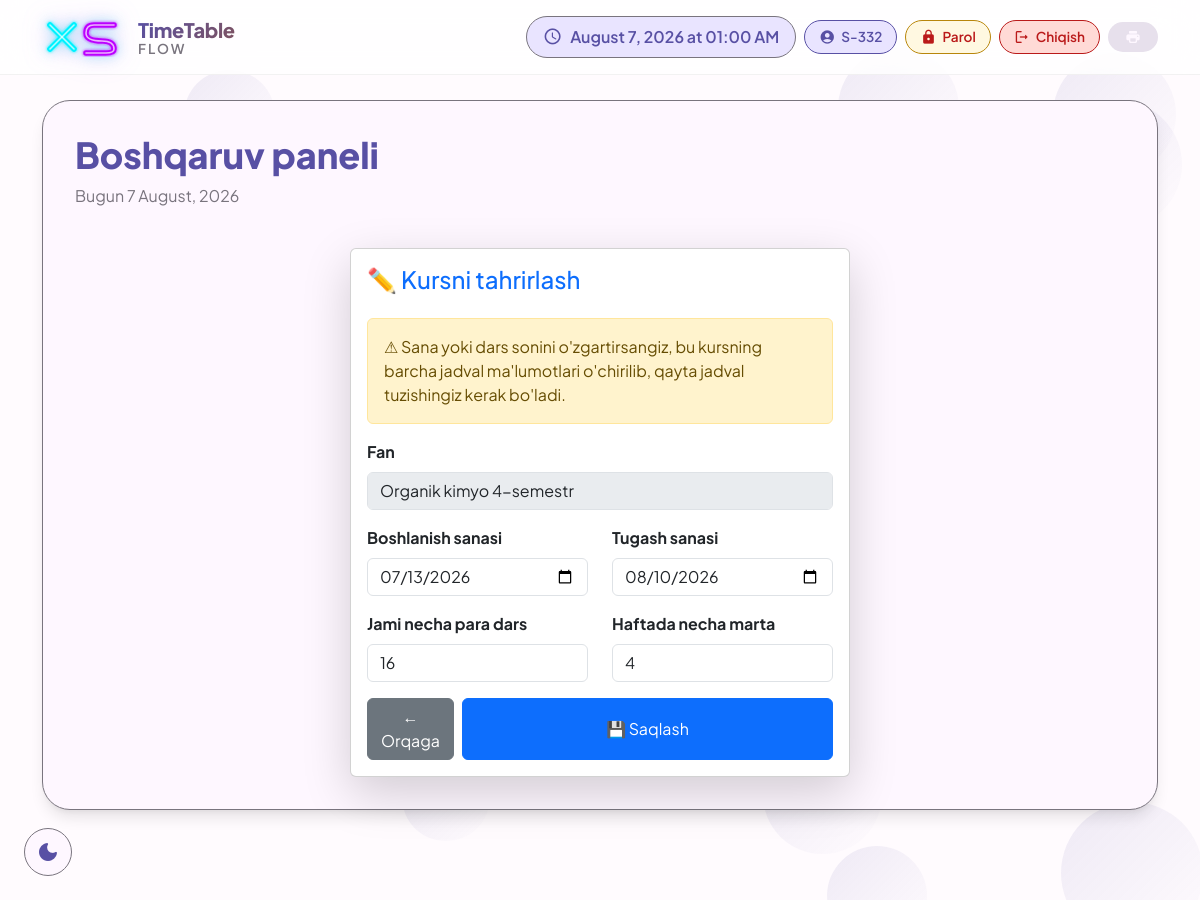
Page /raspisaniya/course/136/update/ (signed in) on the committed database.
### raspisaniya/models.py (models this page shows, shortened)
class Course(models.Model):
    subject = models.ForeignKey(Subject, on_delete=models.CASCADE)
    start_date = models.DateField()
    end_date = models.DateField()
    total_lessons = models.PositiveIntegerField()
    lessons_per_week = models.PositiveIntegerField()
    lesson_duration = models.PositiveIntegerField(default=80)
    include_saturday = models.BooleanField(default=False)

class Subject(models.Model):
    name = models.CharField(max_length=100, unique=True)
    def __str__(self):
        return self.name

### raspisaniya/views.py (the view, shortened to what this page needs)
# urls.py: path('course/<int:pk>/update/', views.course_update, name='course_update'),
@login_required
def course_update(request, pk):
    course = get_object_or_404(Course, pk=pk)
    return render(request, "raspisaniya/course_update.html", {"course": course})

### templates/raspisaniya/course_update.html (shortened to what this page needs)
{% extends 'raspisaniya/base.html' %}
{% block content %}
<div class="container mt-4">
<div class="card shadow-lg" style="max-width:500px; margin:auto;">
<div class="card-body">
    <h4 class="mb-4 text-primary">✏️ Kursni tahrirlash</h4>
    <div class="alert alert-warning">
        ⚠ Sana yoki dars sonini o'zgartirsangiz, bu kursning barcha jadval ma'lumotlari
        o'chirilib, qayta jadval tuzishingiz kerak bo'ladi.
    </div>
    <form method="post">
        <div class="mb-3">
            <label class="form-label fw-bold">Fan</label>
            <input type="text" class="form-control" value="{{ course.subject }}" disabled>
        </div>
        <div class="row mb-3">
            <div class="col-md-6">
                <label class="form-label fw-bold">Boshlanish sanasi</label>
                <input type="date" name="start_date" class="form-control"
                       value="{{ course.start_date|date:'Y-m-d' }}" required>
            </div>
            <div class="col-md-6">
                <label class="form-label fw-bold">Tugash sanasi</label>
                <input type="date" name="end_date" class="form-control"
                       value="{{ course.end_date|date:'Y-m-d' }}" required>
            </div>
        </div>
        <div class="row mb-3">
            <div class="col-md-6">
                <label class="form-label fw-bold">Jami necha para dars</label>
                <input type="number" name="total_lessons" class="form-control"
                       value="{{ course.total_lessons }}" min="1" required>
            </div>
            <div class="col-md-6">
                <label class="form-label fw-bold">Haftada necha marta</label>
                <input type="number" name="lessons_per_week" class="form-control"
                       value="{{ course.lessons_per_week }}" min="1" max="6" required>
            </div>
        </div>
        <div class="d-flex gap-2">
            <a href="{% url 'lesson_list' %}" class="btn btn-secondary">← Orqaga</a>
            <button type="submit" class="btn btn-primary w-100">💾 Saqlash</button>
        </div>
    </form>
</div>
</div>
</div>
{% endblock %}

### templates/raspisaniya/base.html (shortened to what this page needs)
{% load static %}
<!DOCTYPE html>
<html lang="uz">
<head>
    <link href="https://cdn.jsdelivr.net/npm/bootstrap@5.3.2/dist/css/bootstrap.min.css" rel="stylesheet">
</head>
<body>
    <div class="bubbles" id="bubbles"></div>
    <div class="app-bar" id="appBar">
        <div class="container">
            <div class="d-flex justify-content-between align-items-center">
                <div class="d-flex align-items-center gap-3">
                    <a href="{% url 'reset_database' %}" class="xs-main-logo" title="Reset Database" style="text-decoration: none; display: inline-block;">
                    </a>
                    <a href="{% url 'lesson_list' %}" class="text-decoration-none">
                        <div style="line-height:1.15;">
                            <div style="font-size:1.25rem;font-weight:800;background:linear-gradient(135deg,var(--md-primary),var(--md-tertiary));-webkit-background-clip:text;-webkit-text-fill-color:transparent;letter-spacing:-0.3px;">TimeTable</div>
                            <div style="font-size:0.85rem;font-weight:600;color:var(--md-outline);letter-spacing:2px;text-transform:uppercase;">Flow</div>
                        </div>
                    </a>
                </div>
                <div class="d-flex gap-2 align-items-center flex-wrap">
                    <div class="current-time">
                        <span class="material-icons-round">schedule</span>
                        <span id="timeDisplay">--:--</span>
                    </div>
                    {% if user.is_authenticated %}
                    <div class="user-chip">
                        <span class="material-icons-round">
                        </span>
                        {{ user.get_full_name|default:user.username }}
                    </div>
                    <a href="{% url 'change_password' %}" class="logout-chip" style="background:#fff8e1; color:#b8860b; border-color:#b8860b;">
                        <span class="material-icons-round">lock</span>Parol
                    </a>
                    <a href="{% url 'logout' %}" class="logout-chip">
                        <span class="material-icons-round">logout</span>Chiqish
                    </a>
                    {% endif %}
                    <button class="md-chip" onclick="window.print()">
                        <span class="material-icons-round">print</span>
                    </button>
                </div>
            </div>
        </div>
    </div>
    <button class="theme-toggle" id="themeToggle">
    </button>
    <div class="container">
        <div class="md-surface">
            <div class="d-flex justify-content-between align-items-center mb-4">
                <div>
                    <h1 class="display-small d-inline-flex align-items-center gap-2">
                        {% block page_title %}Boshqaruv paneli{% endblock %}
                    </h1>
                    <p class="body-large">{% block page_subtitle %}Bugun {% now "j F, Y" %}{% endblock %}</p>
                </div>
            </div>
            {% block content %}{% endblock %}
        </div>
    </div>
</body>
</html>

### templates/raspisaniya/base.html (style rules this page uses)
* { margin: 0; padding: 0; box-sizing: border-box; }
:root { --md-primary: #5850a4; --md-primary-container: #e9e4ff; --md-secondary: #625b71; --md-secondary-container: #e8def8; --md-tertiary: #7d5260; --md-tertiary-container: #ffd8e4; --md-surface: #fef7ff; --md-surface-variant: #e7e0ec; --md-background: #fffbfe; --md-error: #ba1a1a; --md-error-container: #ffdad6; --md-outline: #79747e; --md-shadow: 0 4px 6px -2px rgba(0,0,0,0.05), 0 10px 15px -3px rgba(0,0,0,0.1); }
body { font-family: 'Plus Jakarta Sans', sans-serif; background: var(--md-background); color: var(--md-surface); transition: all 0.3s ease; min-height: 100vh; position: relative; }
.bubbles { position: fixed; width: 100%; height: 100%; z-index: -1; overflow: hidden; top: 0; left: 0; }
.app-bar { background: rgba(255,255,255,0.8); backdrop-filter: blur(20px); -webkit-backdrop-filter: blur(20px); border-bottom: 1px solid rgba(0,0,0,0.05); padding: 1rem 0; position: fixed; width: 100%; top: 0; z-index: 1000; transition: all 0.3s ease; }
.user-chip { display: inline-flex; align-items: center; gap: 6px; padding: 6px 14px; border-radius: 40px; background: var(--md-primary-container); color: var(--md-primary) !important; font-weight: 600; font-size: 0.85rem; border: 1px solid var(--md-primary); }
.user-chip .material-icons-round { font-size: 1rem; color: inherit; }
.logout-chip { display: inline-flex; align-items: center; gap: 6px; padding: 6px 14px; border-radius: 40px; background: #ffdad6; color: #ba1a1a !important; font-weight: 600; font-size: 0.85rem; border: 1px solid #ba1a1a; text-decoration: none; transition: all 0.2s ease; }
.logout-chip .material-icons-round { font-size: 1rem; color: inherit; }
.xs-main-logo { display: inline-flex; text-decoration: none; transition: transform 0.25s cubic-bezier(0.4,0,0.2,1), filter 0.25s ease; filter: drop-shadow(0 0 6px rgba(34,211,238,0.4)) drop-shadow(0 0 12px rgba(168,85,247,0.3)); }
.current-time { display: flex; align-items: center; gap: 8px; padding: 8px 16px; background: var(--md-primary-container); border-radius: 32px; color: var(--md-primary); font-weight: 600; border: 1px solid var(--md-outline); }
.current-time .material-icons-round { font-size: 1.2rem; }
.md-surface { background: var(--md-surface); border-radius: 28px; box-shadow: var(--md-shadow); padding: 2rem; margin-top: 100px; margin-bottom: 2rem; border: 1px solid var(--md-outline); transition: all 0.3s ease; animation: surfaceAppear 0.6s ease; }
.md-chip { display: inline-flex; align-items: center; gap: 8px; padding: 6px 16px; border-radius: 32px; background: var(--md-surface-variant); color: var(--md-surface); font-size: 0.9rem; font-weight: 500; border: 1px solid transparent; transition: all 0.2s ease; cursor: pointer; }
.md-chip .material-icons-round { font-size: 1rem; }
.theme-toggle { position: fixed; bottom: 24px; left: 24px; width: 48px; height: 48px; border-radius: 50%; background: var(--md-surface); border: 1px solid var(--md-outline); display: flex; align-items: center; justify-content: center; cursor: pointer; z-index: 1000; transition: all 0.3s ease; color: var(--md-primary); }
.display-small { font-size: 2.25rem; font-weight: 800; line-height: 1.2; color: var(--md-primary); }
.body-large { font-size: 1rem; line-height: 1.5; color: var(--md-outline); }

### rows in the picture
Course: subject "Organik kimyo 4-semestr", start_date "07/13/2026", end_date "08/10/2026", total_lessons "16", lessons_per_week "4"

### other values in the picture
{{ user.get_full_name|default:user.username }} "S-332"
